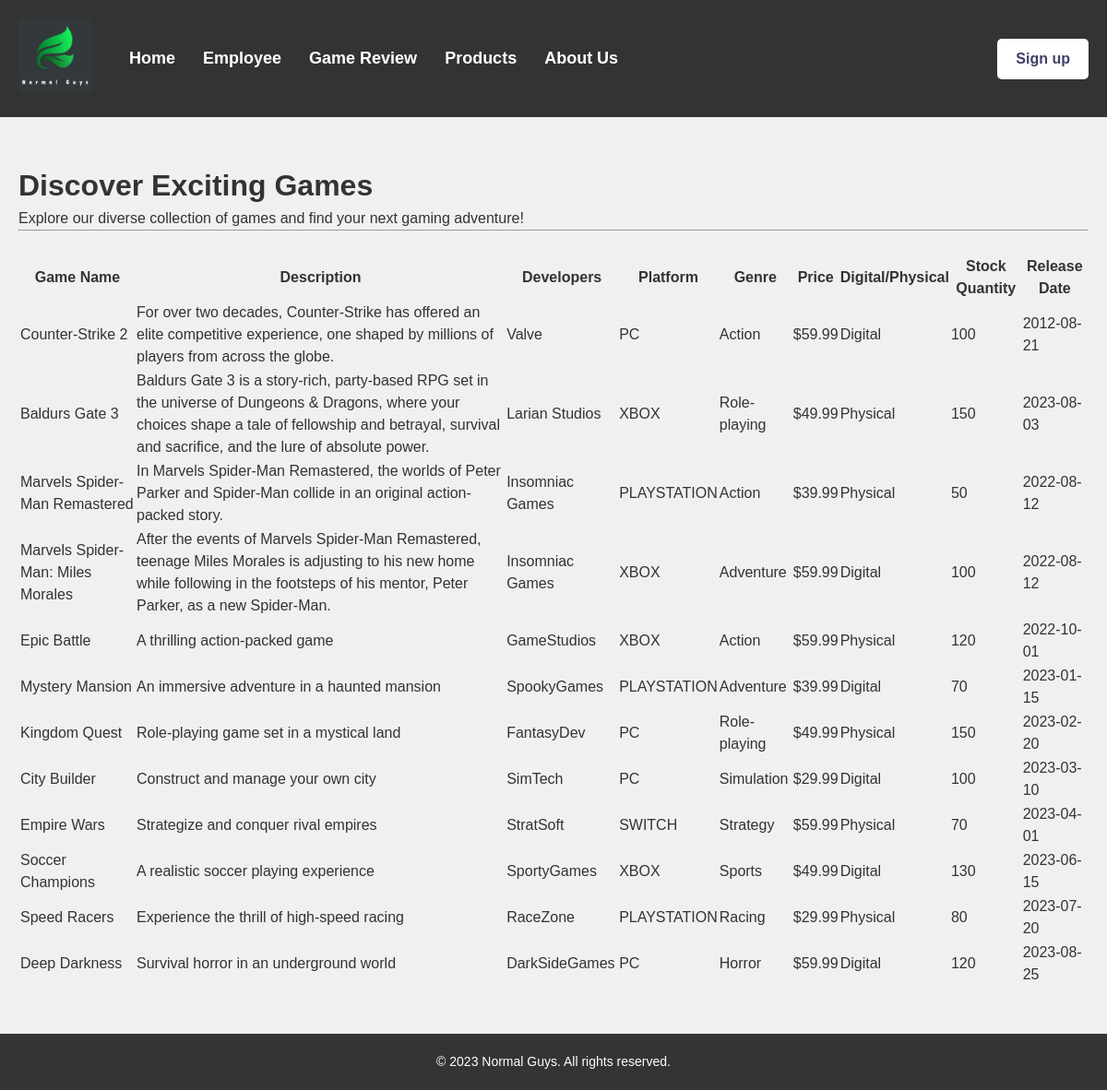
The page /product.php on the database its author committed.
### tables this page shows
CREATE TABLE `Games` (
  `GameId` int(11) NOT NULL,
  `GameName` varchar(200) NOT NULL,
  `Description` varchar(1000) DEFAULT NULL,
  `Developers` varchar(1000) DEFAULT NULL,
  `Release_Date` date NOT NULL,
  `StkQty` int(11) DEFAULT 0,
  `PId` int(11) DEFAULT NULL,
  `GenId` int(11) DEFAULT NULL,
  `Digital_Or_Physical` int(11) NOT NULL,
  `Price` decimal(10,2) NOT NULL
);

CREATE TABLE `Platforms` (
  `PlatformId` int(11) NOT NULL,
  `Pname` varchar(200) NOT NULL
);

CREATE TABLE `Genres` (
  `GenreId` int(11) NOT NULL,
  `Gname` varchar(200) NOT NULL
);

### product.php (the view, shortened to what this page needs)
<!DOCTYPE html>
<html lang="en">
<head>
    <link rel="stylesheet" href="https://maxcdn.bootstrapcdn.com/font-awesome/4.4.0/css/font-awesome.min.css">
    <link rel="stylesheet" href="css/game.css">
</head>
<body>
    <header>
		<nav>
			<div class="logo">
				<a href="about.html"><img src="img/logo.png" alt="Normal Guys"></a>
			</div>
			<div class="nav-links">
				<ul>
					<li><a href="index.php">Home</a></li>
                    <li><a href="employee.php">Employee</a></li>
                    <li><a href="review.php">Game Review</a></li>
                    <li><a href="product.php">Products</a></li>
                    <li><a href="about.html">About Us</a></li>
				</ul>
			</div>
            <div class="nav-buttons" id="nav-buttons">
                <a href="singup.html" class="sign-up" id="button">Sign up</a>
            </div>
		</nav>
	</header>
    <main>
        <div class="jumbotron">
            <h1 class="display-4">Discover Exciting Games</h1>
            <p class="lead">Explore our diverse collection of games and find your next gaming adventure!</p>
            <hr class="my-4">
            <?php
            $connection = mysqli_connect(DBHOST, DBUSER, DBPASS, DBNAME);
            ?>
            <p>&nbsp;</p>
            <table class="table table-hover">
                <thead>
                    <tr class="table-success">
                        <th scope="col">Game Name</th>
                        <th scope="col">Description</th>
                        <th scope="col">Developers</th>
                        <th scope="col">Platform</th>
                        <th scope="col">Genre</th>
                        <th scope="col">Price</th>
                        <th scope="col">Digital/Physical</th>
                        <th scope="col">Stock Quantity</th>
                        <th scope="col">Release Date</th>
                    </tr>
                </thead>
                    <?php
                    $sql = "SELECT G.GameName, G.Description, G.Developers, P.Pname, Gen.Gname, G.Digital_Or_Physical, G.Price, G.StkQty, G.Release_Date
                            FROM Games G JOIN Platforms P ON G.PId = P.PlatformId JOIN Genres Gen ON G.GenId = Gen.GenreId;";
                    if ($result = mysqli_query($connection, $sql))
                    {
                        while($row = mysqli_fetch_assoc($result))
                        {
                    ?>
                    <tr>
                        <td><?php echo $row['GameName'] ?></td>
                        <td><?php echo $row['Description'] ?></td>
                        <td><?php echo $row['Developers'] ?></td>
                        <td><?php echo $row['Pname'] ?></td>
                        <td><?php echo $row['Gname'] ?></td>
                        <td><?php echo '$' . $row['Price'] ?></td>
                        <td><?php
                        if ($row['Digital_Or_Physical'] == 0) {
                            $dgiphy = "Digital";
                        } else {
                            $dgiphy = "Physical";
                        }echo $dgiphy ?></td>
                        <td><?php echo $row['StkQty'] ?></td>
                        <td><?php echo $row['Release_Date'] ?></td>
                    </tr>
                    <?php
                        }
                    }
                    ?>
            </table>
        </div>
    </main>
    <footer>
        <p>&copy; 2023 Normal Guys. All rights reserved.</p>
    </footer>
</body>
</html>

### css/game.css (style rules this page uses)
* { box-sizing: border-box; margin: 0; padding: 0; }
body { font-family: Arial, sans-serif; font-size: 16px; line-height: 1.5; color: #333; background-color: #f0f0f0; }
a { color: #333; text-decoration: none; }
header { background-color: #323433; }
nav { display: flex; align-items: center; justify-content: space-between; padding: 20px; }
.logo { margin-right: 40px; }
.logo img { max-height: 80px; }
.nav-links { margin-right: auto; }
.nav-links ul { display: flex; list-style: none; }
.nav-links li { margin-right: 30px; }
.nav-links a { font-size: 18px; font-weight: bold; color: #fff; transition: color 0.2s ease-in-out; }
.nav-buttons a { display: inline-block; padding: 10px 20px; margin-left: 20px; background-color: #fff; color: #3f3e68; border-radius: 5px; font-weight: bold; transition: background-color 0.2s ease-in-out; }
main { max-width: 1200px; margin: 0 auto; padding: 50px 20px; }
footer { background-color: #323533; color: #fff; text-align: center; padding: 20px; font-size: 15px; }
footer p { font-size: 14px; }

### rows shown on the page
games: GameName "Counter-Strike 2", Description "For over two decades, Counter-Strike has offered an elite competitive experience, one shaped by millions of players from across the globe.", Developers "Valve", PId.Pname "PC", GenId.Gname "Action", Price "59.99", Digital_Or_Physical "Digital", StkQty "100", Release_Date "2012-08-21"
games: GameName "Baldurs Gate 3", Description "Baldurs Gate 3 is a story-rich, party-based RPG set in the universe of Dungeons & Dragons, where your choices shape a tale of fellowship and betrayal, survival and sacrifice, and the lure of absolute power.", Developers "Larian Studios", PId.Pname "XBOX", GenId.Gname "Role-playing", Price "49.99", Digital_Or_Physical "Physical", StkQty "150", Release_Date "2023-08-03"
games: GameName "Marvels Spider-Man Remastered", Description "In Marvels Spider-Man Remastered, the worlds of Peter Parker and Spider-Man collide in an original action-packed story.", Developers "Insomniac Games", PId.Pname "PLAYSTATION", GenId.Gname "Action", Price "39.99", Digital_Or_Physical "Physical", StkQty "50", Release_Date "2022-08-12"
games: GameName "Marvels Spider-Man: Miles Morales", Description "After the events of Marvels Spider-Man Remastered, teenage Miles Morales is adjusting to his new home while following in the footsteps of his mentor, Peter Parker, as a new Spider-Man.", Developers "Insomniac Games", PId.Pname "XBOX", GenId.Gname "Adventure", Price "59.99", Digital_Or_Physical "Digital", StkQty "100", Release_Date "2022-08-12"
games: GameName "Epic Battle", Description "A thrilling action-packed game", Developers "GameStudios", PId.Pname "XBOX", GenId.Gname "Action", Price "59.99", Digital_Or_Physical "Physical", StkQty "120", Release_Date "2022-10-01"
games: GameName "Mystery Mansion", Description "An immersive adventure in a haunted mansion", Developers "SpookyGames", PId.Pname "PLAYSTATION", GenId.Gname "Adventure", Price "39.99", Digital_Or_Physical "Digital", StkQty "70", Release_Date "2023-01-15"
games: GameName "Kingdom Quest", Description "Role-playing game set in a mystical land", Developers "FantasyDev", PId.Pname "PC", GenId.Gname "Role-playing", Price "49.99", Digital_Or_Physical "Physical", StkQty "150", Release_Date "2023-02-20"
games: GameName "City Builder", Description "Construct and manage your own city", Developers "SimTech", PId.Pname "PC", GenId.Gname "Simulation", Price "29.99", Digital_Or_Physical "Digital", StkQty "100", Release_Date "2023-03-10"
games: GameName "Empire Wars", Description "Strategize and conquer rival empires", Developers "StratSoft", PId.Pname "SWITCH", GenId.Gname "Strategy", Price "59.99", Digital_Or_Physical "Physical", StkQty "70", Release_Date "2023-04-01"
games: GameName "Soccer Champions", Description "A realistic soccer playing experience", Developers "SportyGames", PId.Pname "XBOX", GenId.Gname "Sports", Price "49.99", Digital_Or_Physical "Digital", StkQty "130", Release_Date "2023-06-15"
games: GameName "Speed Racers", Description "Experience the thrill of high-speed racing", Developers "RaceZone", PId.Pname "PLAYSTATION", GenId.Gname "Racing", Price "29.99", Digital_Or_Physical "Physical", StkQty "80", Release_Date "2023-07-20"
games: GameName "Deep Darkness", Description "Survival horror in an underground world", Developers "DarkSideGames", PId.Pname "PC", GenId.Gname "Horror", Price "59.99", Digital_Or_Physical "Digital", StkQty "120", Release_Date "2023-08-25"
